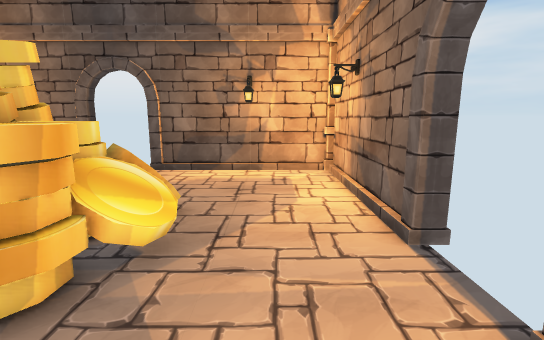
view 1 (above)

16 first-person views from a walk through a 3-D level made in the Unity game engine. The camera is 1.2 m above the floor, tilts 10° down and sees 85° across. The floor is counted in squares, 0.5 m on a side. Each view is taken from the middle of a square. On the plan, view 1 faces up. The plan holds only what a view shows up to about 19 squares ahead; the rest is blank. The player is left out. Door leaves are left out, so doorways stand open.

view 2
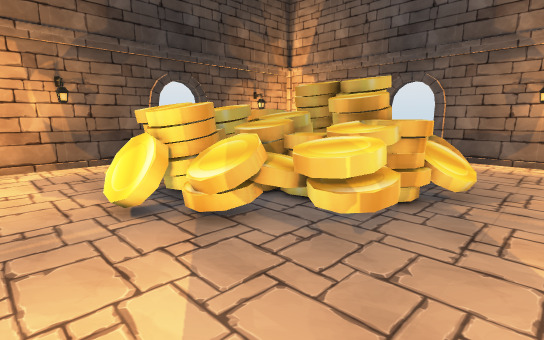

view 3
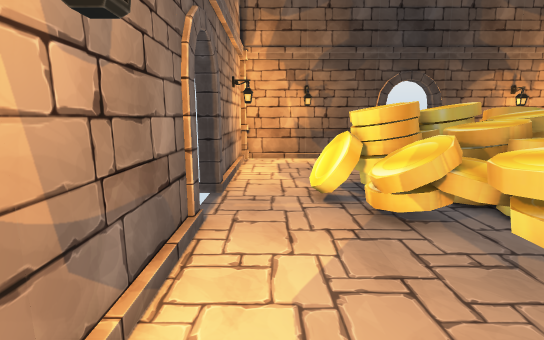

view 4
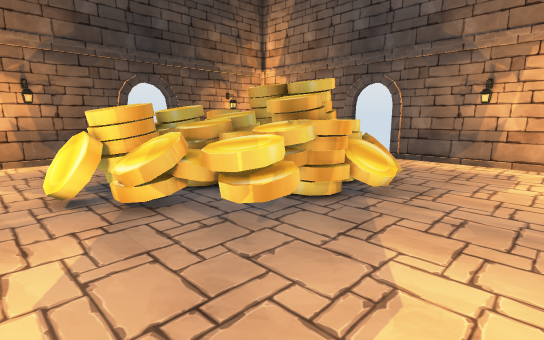

view 5
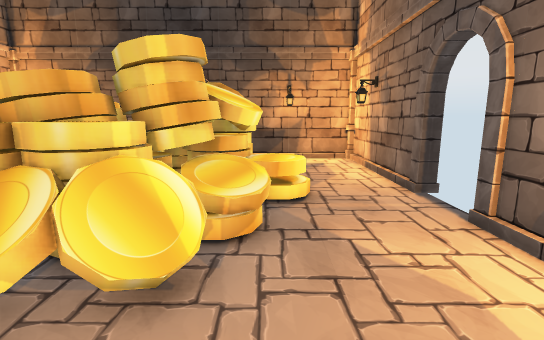

view 6
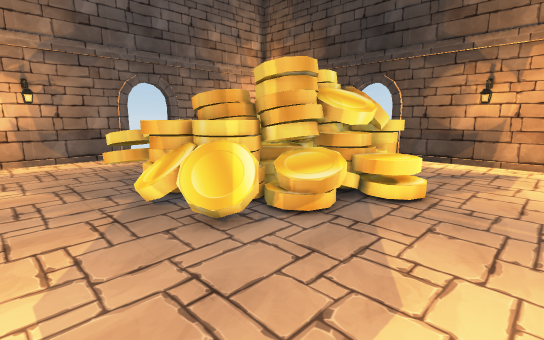

view 7
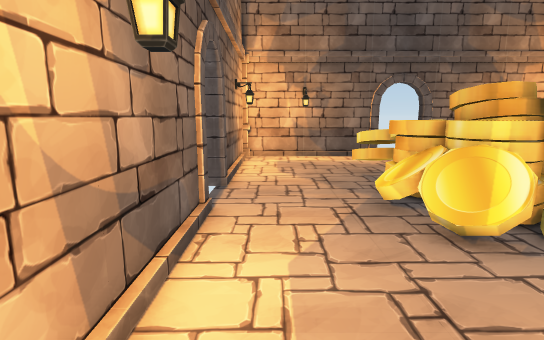

view 8
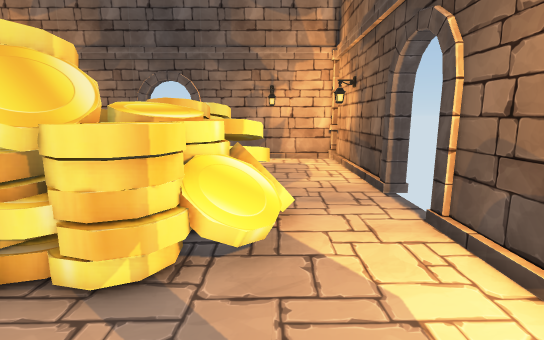

view 9
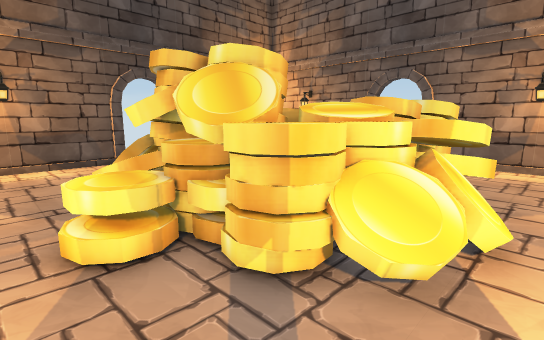

view 10
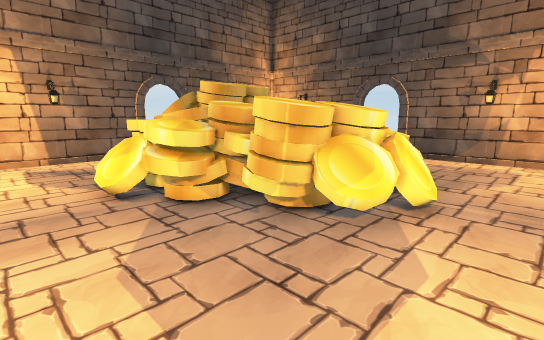

view 11
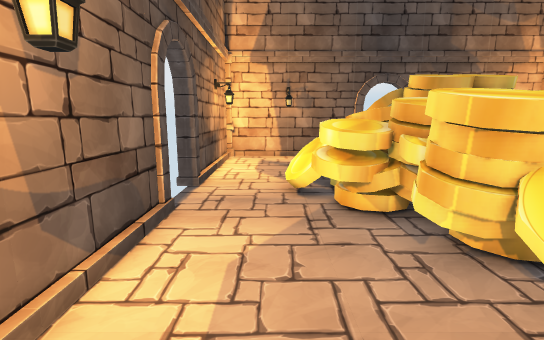

view 12
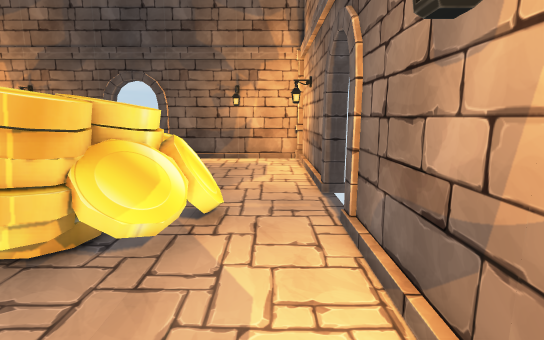

view 13
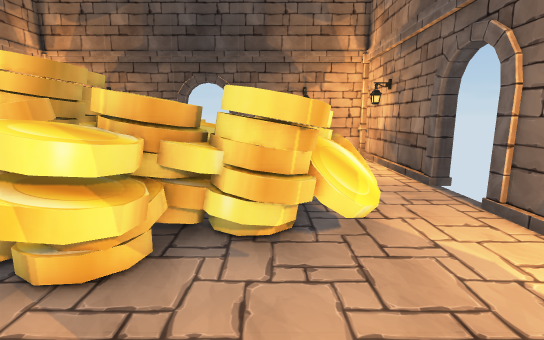

view 14
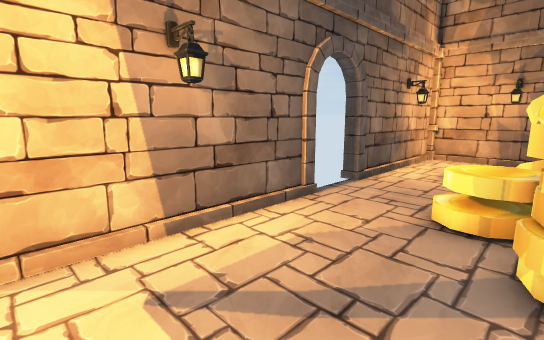

view 15
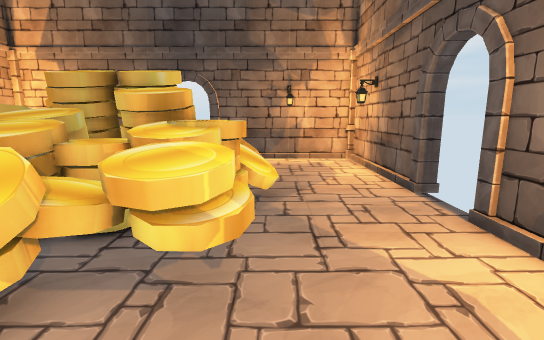

view 16
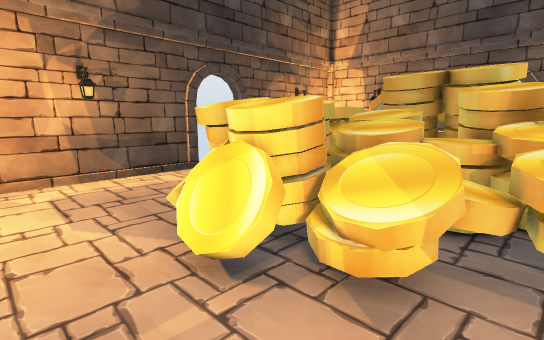

### Floor plan
Points are (right, up) in squares from view 1. A wall is a line through its corners. A room is listed if a view was taken in it or the views show most of it. See-through windows are left out.
Room 1 (views 1, 2, 3, 4, 5, 6, 7, 8, 9, 10, 11, 12, 13, 14, 15, 16)
walls: (-16.8, 2.6) (-16.8, -5.5); (-8.4, 13.8) (-16.5, 13.8); (-5.6, -5.8) (2.5, -5.8); (2.8, 5.4) (2.8, 13.5); (-16.8, 13.6) (-16.8, 5.4); (-16.6, -5.8) (-8.4, -5.8); (2.6, 13.8) (-5.6, 13.8); (2.8, -5.6) (2.8, 2.6)
ways out: open door at (-17, 4); open door at (-7, -6); open door at (-7, 14); open door at (3, 4)
objects: other object (-16, -2); other object (-16, 10); other object (-13, -5); other object (-13, -2) to (-2, 10); other object (-13, 13); other object (-1, -5); other object (-1, 13); other object (2, -2); other object (2, 10)

Where each view was taken, in squares from view 1:
view 1: 0 up, 0 right, facing up
view 2: 5 down, 0 right, facing up-left
view 3: 4 down, 1 right, facing left
view 4: 4 down, 2 right, facing up-left
view 5: 9 up, 1 right, facing left
view 6: 13 up, 1 right, facing down-left
view 7: 13 up, 1 right, facing down
view 8: 12 up, 13 left, facing down
view 9: 11 up, 14 left, facing down-right
view 10: 5 down, 16 left, facing up-right
view 11: 5 down, 14 left, facing up
view 12: 4 down, 15 left, facing right
view 13: 0 up, 16 left, facing right
view 14: 8 up, 16 left, facing up-right
view 15: 4 down, 2 left, facing up
view 16: 5 down, 4 left, facing up-left
